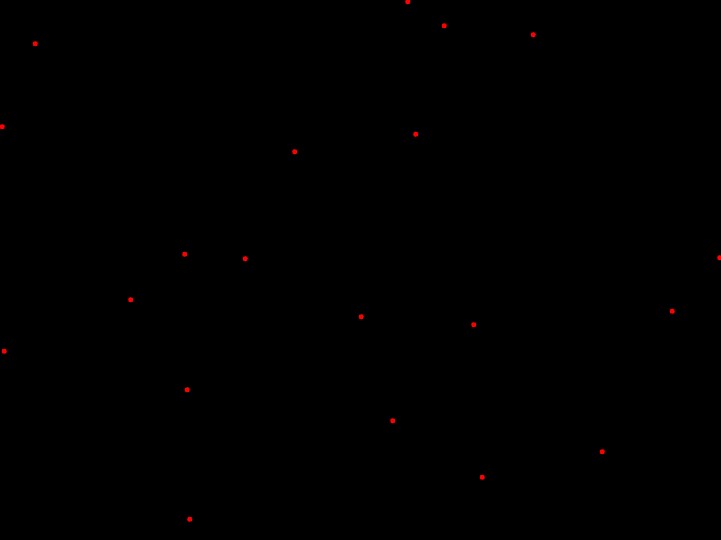
#> input picture odep_cellarray/Cell Manipulation Simulation/virtual_test_image/0.png, 1442 x 1080 px (shown at 1/2 size)
$ python '灰度值3d圖.py'
#> lines starting #> are read from the running program, lines starting #| are printed output that depends on the picture; after the words box and inside, x2 and y2 are one past the last pixel; in counts of white or black regions, pixels touching at a corner belong together
import cv2
import os
import numpy as np
import matplotlib.pyplot as plt
from tkinter import Tk
from tkinter.filedialog import askdirectory
from mpl_toolkits.mplot3d import Axes3D  # For 3D plotting

def select_png_directory():
    # 隱藏主 tkinter 視窗
    Tk().withdraw()

    # 打開文件對話框以選擇資料夾
    folder_path = askdirectory(title="選擇含有圖片的資料夾")
#> the answer given: ../../Cell Manipulation Simulation/virtual_test_image
    return folder_path

# Function to read images from a specified folder and plot 3D grayscale values as a surface
def plot_grayscale_surface(folder_path):
    # List to hold grayscale values
    gray_values = []

    # Read all images from the specified folder
    for filename in os.listdir(folder_path):
        if filename.endswith(('.png', '.jpg', '.jpeg')):  # Check for image file extensions
            img_path = os.path.join(folder_path, filename)
            # Read the image in grayscale
            gray_image = cv2.imread(img_path, cv2.IMREAD_GRAYSCALE)
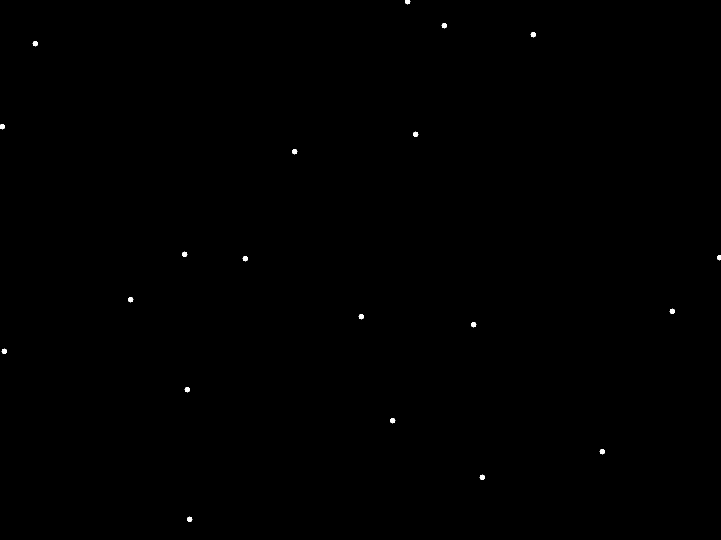
#> gray_image: shape (1080, 1442) (shown at 1/2 size); values 0 (black) and 76 (white), 0.1% white; 20 white regions, largest, box (x1, y1, x2, y2) and area: (883, 46, 894, 57) 81, (1061, 64, 1072, 75) 81, (65, 82, 76, 93) 81
            if gray_image is not None:
                # Append grayscale values to the list
                gray_values.append(gray_image)
#> pass 2 of the loop in plot_grayscale_surface, `for filename in os.listdir(folder_path):`:
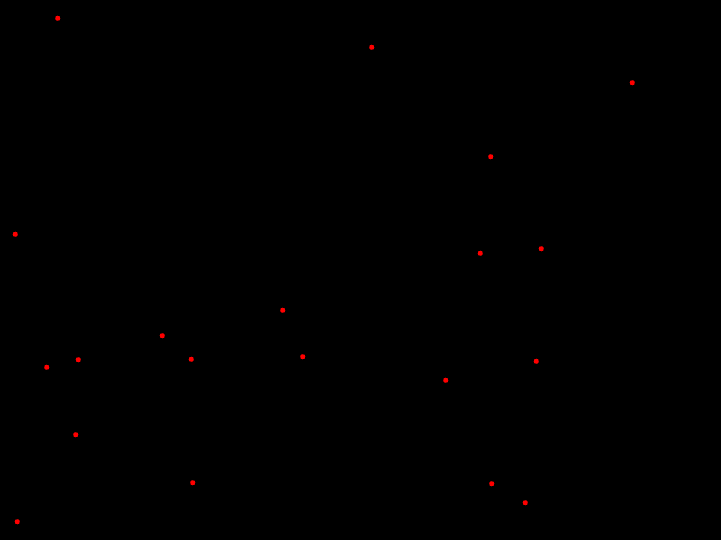
#> input picture odep_cellarray/Cell Manipulation Simulation/virtual_test_image/1.png, 1442 x 1080 px (shown at 1/2 size)
#> in plot_grayscale_surface, `gray_image = cv2.imread(img_path, cv2.IMREAD_GRAYSCALE)`:
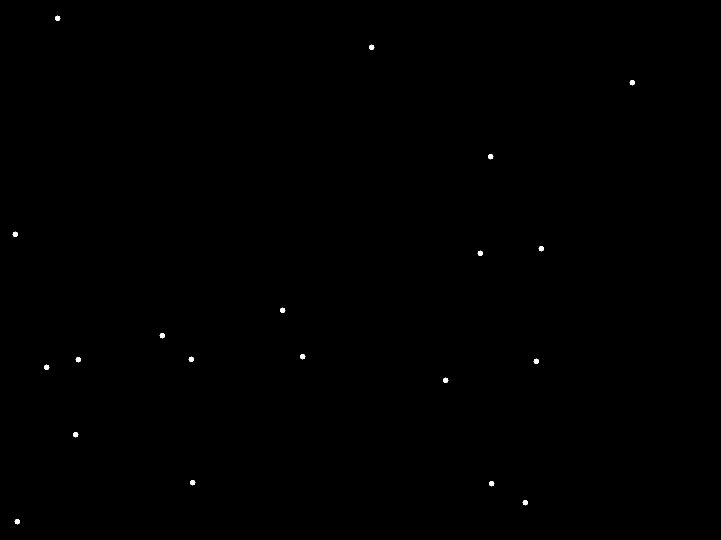
#> gray_image: shape (1080, 1442) (shown at 1/2 size); values 0 (black) and 76 (white), 0.1% white; 20 white regions, largest, box (x1, y1, x2, y2) and area: (110, 31, 121, 42) 81, (738, 89, 749, 100) 81, (1259, 160, 1270, 171) 81

    # Convert list of images to a 3D numpy array (number of images, height, width)
    gray_stack = np.array(gray_values)

    # Only use the first image for plotting (if multiple images exist)
    z = gray_stack[0]  # Assuming we use the first image in the folder

    # Get dimensions for plotting
    height, width = z.shape
#> height = 1080; width = 1442

    # Create a meshgrid for x and y coordinates
    x = np.linspace(0, width, width)
#> x = 1442 values from 0 to 1442
    y = np.linspace(0, height, height)
#> y = 1080 values from 0 to 1080
    x, y = np.meshgrid(x, y)

    # Plotting the image's grayscale values in 3D as a surface
    fig = plt.figure(figsize=(10, 8))
    ax = fig.add_subplot(111, projection='3d')

    # Plot the surface with z representing the grayscale value, and color mapping to show height
    surf = ax.plot_surface(x, y, z, cmap='viridis', edgecolor='none')  # 'viridis' colormap for colorful 3D surface
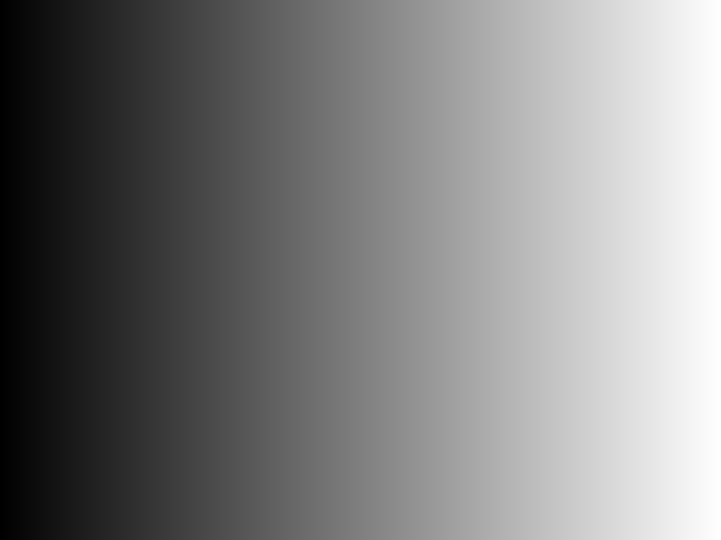
#> x: shape (1080, 1442) float64 (shown at 1/2 size); min 0, max 1442, mean 721; drawn with min black and max white

    # Add a color bar to map the grayscale values to colors
    fig.colorbar(surf)

    ax.set_xlabel('Width')
    ax.set_ylabel('Height')
    ax.set_zlabel('Grayscale Value')
    plt.title('3D Grayscale Surface from Image with Color')
    plt.show()
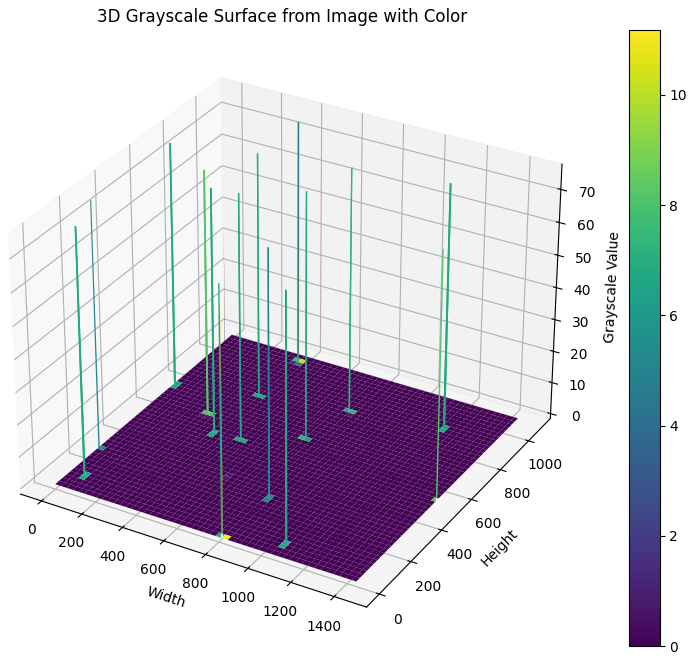
#> figure drawn by matplotlib, 2 panels


    x = np.arange(width)
#> x = 1442 values from 0 to 1441
    y = np.arange(height)
#> y = 1080 values from 0 to 1079
    x, y = np.meshgrid(x, y)
    # Filtering points with z (grayscale values) < 100
#> (the run stopped early here; a loop or call above may not have finished)
